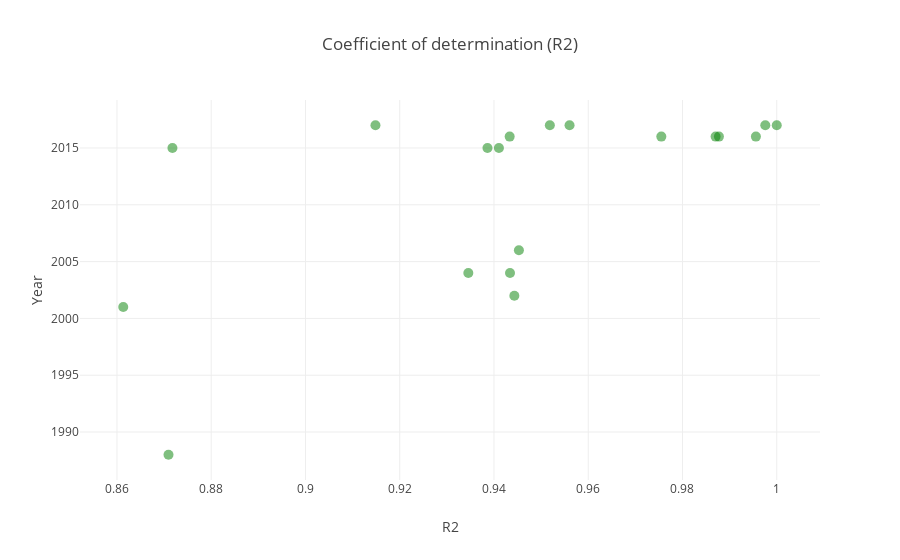

This figure's notebook cell:
### Code cell
plotcorr(corr, 0.85)

### Figure 1 — Plotly figure (JSON) as saved in the notebook; plotly's stock layout.template omitted (floating-point values rounded to 4 significant figures)
{"data": [{"marker": {"color": "green", "opacity": 0.5, "size": 10}, "mode": "markers", "text": ["GNI per capita, Atlas method (current US$) <br>Coefficient: 1.261 <br>Type of axis: x - y", "Secure Internet servers (per 1 million people) <br>Coefficient: 0.8262 <br>Type of axis: log(x) - log(y)", "Individuals using the Internet (% of population) <br>Coefficient: 1.287 <br>Type of axis: x - y", "Current health expenditure per capita (current US$) <br>Coefficient: 0.9752 <br>Type of axis: log(x) - log(y)", "GDP per person employed (constant 2011 PPP $) <br>Coefficient: 0.8756 <br>Type of axis: log(x) - log(y)", "Fixed telephone subscriptions (per 100 people) <br>Coefficient: 1.297 <br>Type of axis: x - y", "Adjusted net national income per capita (current US$) <br>Coefficient: 1.29 <br>Type of axis: x - y", "Adjusted net national income per capita (constant 2010 US$) <br>Coefficient: 0.9475 <br>Type of axis: log(x) - log(y)", "GDP per capita, PPP (constant 2011 international $) <br>Coefficient: 0.9098 <br>Type of axis: log(x) - log(y)", "Services, value added per worker (constant 2010 US$) <br>Coefficient: 0.8836 <br>Type of axis: x - y", "Current health expenditure per capita, PPP (current international $) <br>Coefficient: 0.8784 <br>Type of axis: x - y", "GNI per capita, PPP (current international $) <br>Coefficient: 0.8684 <br>Type of axis: log(x) - log(y)", "GNI per capita, PPP (constant 2011 international $) <br>Coefficient: 0.9461 <br>Type of axis: log(x) - log(y)", "Domestic general government health expenditure per capita, PPP (current international $) <br>Coefficient: 1.114 <br>Type of axis: x - y", "GDP per capita, PPP (current international $) <br>Coefficient: 0.8945 <br>Type of axis: log(x) - log(y)", "Households and NPISHs Final consumption expenditure per capita (constant 2010 US$) <br>Coefficient: 0.9436 <br>Type of axis: log(x) - log(y)", "GNI per capita (constant 2010 US$) <br>Coefficient: 0.9635 <br>Type of axis: log(x) - log(y)", "GDP per capita (current US$) <br>Coefficient: 1.0 <br>Type of axis: x - y", "Domestic general government health expenditure per capita (current US$) <br>Coefficient: 0.9557 <br>Type of axis: log(x) - log(y)"], "type": "scatter", "uid": "353eff06-2ab4-4af1-81e8-775c49d6efc3", "x": [0.9976, 0.8718, 0.8613, 0.941, 0.9149, 0.8709, 0.9956, 0.9877, 0.9443, 0.9519, 0.9346, 0.9453, 0.956, 0.9434, 0.9433, 0.9755, 0.987, 1, 0.9386], "y": ["2017", "2015", "2001", "2015", "2017", "1988", "2016", "2016", "2002", "2017", "2004", "2006", "2017", "2004", "2016", "2016", "2016", "2017", "2015"]}], "layout": {"title": "Coefficient of determination (R2)", "xaxis": {"title": "R2"}, "yaxis": {"title": "Year"}}}
